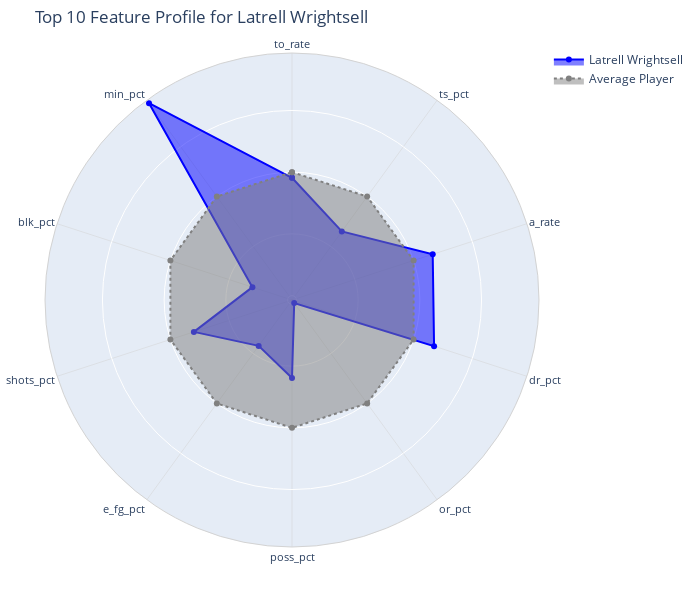

Source (notebook cell):
### Code cell
get_full_feature_names(best_stack_model, df, ev.model_vars)

plot_player_radar(player_name_for_plot, 
                  pd.concat([pd.DataFrame(ev.model_vars(df)[1], columns = get_full_feature_names(best_stack_model, df, ev.model_vars)), 
                             pd.DataFrame({'player': ev.model_vars(df)[2]})], axis = 1), 
                  best_stack_model, 
                  get_full_feature_names(best_stack_model, df, ev.model_vars), 
                  top_n = 10).show()

### Figure 1 — Plotly figure (JSON) as saved in the notebook; plotly's stock layout.template omitted (floating-point values rounded to 4 significant figures)
{"data": [{"fill": "toself", "line": {"color": "blue"}, "name": "Latrell Wrightsell", "r": [-0.04562, -0.3495, 0.1628, 0.1745, -1.005, -0.4037, -0.5764, -0.1998, -0.6987, 0.9349, -0.04562], "theta": ["to_rate", "ts_pct", "a_rate", "dr_pct", "or_pct", "poss_pct", "e_fg_pct", "shots_pct", "blk_pct", "min_pct", "to_rate"], "type": "scatterpolar"}, {"fill": "toself", "line": {"color": "gray", "dash": "dot"}, "name": "Average Player", "r": [3.152e-16, 9.658e-16, -2.431e-16, 1.726e-16, -1.175e-16, -3.137e-16, 8.722e-17, 2.209e-16, 6.807e-17, 1.917e-16, 3.152e-16], "theta": ["to_rate", "ts_pct", "a_rate", "dr_pct", "or_pct", "poss_pct", "e_fg_pct", "shots_pct", "blk_pct", "min_pct", "to_rate"], "type": "scatterpolar"}], "layout": {"polar": {"radialaxis": {"visible": true, "showticklabels": false, "ticks": "", "showline": false, "showgrid": true}, "angularaxis": {"tickfont": {"size": 11}, "rotation": 90, "direction": "clockwise", "showline": true, "linecolor": "lightgray", "linewidth": 1, "gridcolor": "lightgray", "gridwidth": 0.5}}, "margin": {"l": 45, "r": 45, "t": 45, "b": 45}, "showlegend": true, "width": 700, "height": 600, "title": {"text": "Top 10 Feature Profile for Latrell Wrightsell"}}}
